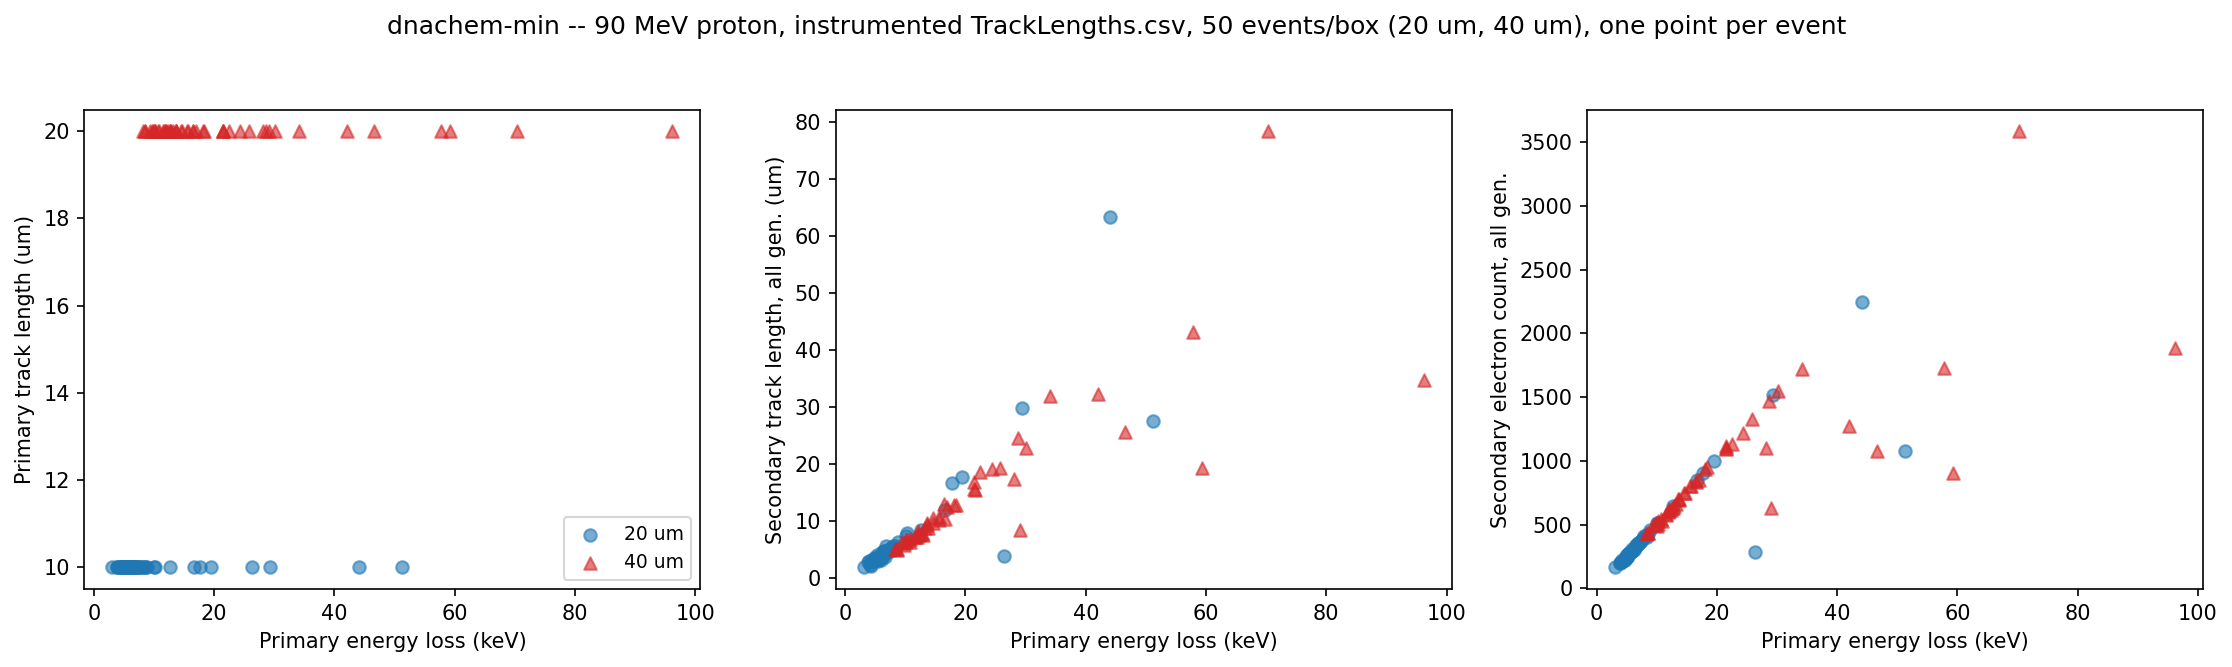

Reproduce this figure in Python.
"""Instrumented primary/secondary track length vs. primary energy loss,
90 MeV proton, 20x20x20 um^3 vs. 40x40x40 um^3 box.

Usage: python track_length_vs_energy_loss.py

Unlike track_length_let.py (a path-length/energy PROXY derived from
PreChemical dumps, written before the TrackLengths scorer existed), this
script reads the real per-event scorer output directly: TrackLengths.csv
(primaryLength_nm from G4Track::GetTrackLength(), primaryEkin0_keV/
primaryEkinEnd_keV from TrackingAction -- see CLAUDE.md's TrackLengthTable/
TrackingAction entries). Energy loss per event is
primaryEkin0_keV - primaryEkinEnd_keV.

Data: <G4_DATA_OUTPUT>/261010_Farokhi2023_proton_{20,40}um_tracklen/o2_0pct
(50 events/box, 8 threads, same macros as plot_gvalues.py's proton box-size
check). Only o2_0pct is read per box size: all 4 O2 levels of a batch share
the same RNG seed and O2 only acts in the chemistry stage, downstream of the
physical-stage track/energy-loss quantities here -- verified bit-identical
across O2 for TrackLengths.csv (same convention as physical_stage_counts.md).
Pooling the 4 O2 directories would just quadruple-count the same 50 events.

Writes, next to this script:
  - track_length_vs_energy_loss.png: 3 panels (primary length, secondary
    all-generation length, secondary count, all vs. primary energy loss),
    one point per event, 20 um and 40 um overlaid.
  - track_length_vs_energy_loss.md: mean +/- SEM per box size, and the
    instrumented LET (energy loss / primary length) compared against the
    track_length_let.py PROXY numbers for the same two box sizes.

Caveats:
  - 50 events/box is enough to see the energy-loss/secondary-yield trend
    clearly but not enough for a tight per-bin fit; this is exploratory, not
    a stopping-power measurement.
  - The primary's path length to escape is fixed by the box geometry (it
    starts at the box center and exits radially), so its spread across
    events is almost entirely multiple-scattering straggling, not a free
    variable -- the real per-event variable here is energy loss and the
    secondary yield it produces, not the primary length itself.
"""

import csv
import math
import os
from pathlib import Path

import matplotlib

matplotlib.use("Agg")
import matplotlib.pyplot as plt

G4_DATA_OUTPUT = Path(os.environ.get("G4_DATA_OUTPUT", r"D:\DATA\Geant4"))
BOX_DIRS = {
    "20 um": G4_DATA_OUTPUT / "261010_Farokhi2023_proton_20um_tracklen" / "o2_0pct",
    "40 um": G4_DATA_OUTPUT / "261010_Farokhi2023_proton_40um_tracklen" / "o2_0pct",
}
BOX_COLORS = {"20 um": "tab:blue", "40 um": "tab:red"}
BOX_MARKERS = {"20 um": "o", "40 um": "^"}


def load_track_lengths(run_dir):
    """Return list of dicts, one per event, from TrackLengths.csv."""
    rows = []
    with open(run_dir / "TrackLengths.csv", newline="", encoding="utf-8") as f:
        reader = csv.DictReader(f)
        for row in reader:
            rows.append(
                {
                    "energy_loss_keV": float(row["primaryEkin0_keV"]) - float(row["primaryEkinEnd_keV"]),
                    "primary_length_um": float(row["primaryLength_nm"]) / 1000.0,
                    "secondary_all_um": float(row["secondaryAll_nm"]) / 1000.0,
                    "n_secondary_all": int(row["nSecondaryAll"]),
                }
            )
    return rows


def mean_sem(values):
    n = len(values)
    mean = sum(values) / n
    if n > 1:
        var = sum((v - mean) ** 2 for v in values) / (n - 1)
        sem = math.sqrt(var / n)
    else:
        sem = float("nan")
    return mean, sem


def plot_panels(out_path, data_by_box):
    fig, axes = plt.subplots(1, 3, figsize=(15, 4.5))
    panels = [
        ("primary_length_um", "Primary track length (um)"),
        ("secondary_all_um", "Secondary track length, all gen. (um)"),
        ("n_secondary_all", "Secondary electron count, all gen."),
    ]
    for ax, (key, ylabel) in zip(axes, panels):
        for box_label, rows in data_by_box.items():
            x = [r["energy_loss_keV"] for r in rows]
            y = [r[key] for r in rows]
            ax.scatter(x, y, color=BOX_COLORS[box_label], marker=BOX_MARKERS[box_label],
                       alpha=0.6, label=box_label)
        ax.set_xlabel("Primary energy loss (keV)")
        ax.set_ylabel(ylabel)
    axes[0].legend(loc="best", fontsize=9)
    fig.suptitle(
        "dnachem-min -- 90 MeV proton, instrumented TrackLengths.csv, "
        "50 events/box (20 um, 40 um), one point per event")
    fig.tight_layout(rect=(0, 0, 1, 0.94))
    fig.savefig(out_path, dpi=150, bbox_inches="tight")
    plt.close(fig)


def write_summary(out_path, data_by_box):
    lines = [
        "# Instrumented track length vs. energy loss (90 MeV proton)",
        "",
        "Real TrackLengths.csv data (not the PreChemical-dump proxy in track_length_let.md),"
        " 50 events/box, o2_0pct representative (bit-identical across O2 at the physical stage).",
        "",
        "| Box | Energy loss, mean +/- SEM (median) (keV) | Primary length (um) |"
        " Instrumented LET from mean (keV/um) | Secondary length, all gen. (um) |"
        " Secondary count, all gen. |",
        "|---|---|---|---|---|---|",
    ]
    for box_label, rows in data_by_box.items():
        e_vals = [r["energy_loss_keV"] for r in rows]
        e_mean, e_sem = mean_sem(e_vals)
        e_median = sorted(e_vals)[len(e_vals) // 2]
        l_mean, l_sem = mean_sem([r["primary_length_um"] for r in rows])
        let_mean, let_sem = e_mean / l_mean, (e_sem / l_mean if l_mean else float("nan"))
        s_mean, s_sem = mean_sem([r["secondary_all_um"] for r in rows])
        n_mean, n_sem = mean_sem([r["n_secondary_all"] for r in rows])
        n = len(rows)
        lines.append(
            f"| {box_label} | {e_mean:.3f} +/- {e_sem:.3f} ({e_median:.3f}) (n={n}) | "
            f"{l_mean:.4f} +/- {l_sem:.4f} | {let_mean:.4f} +/- {let_sem:.4f} | "
            f"{s_mean:.2f} +/- {s_sem:.2f} | {n_mean:.1f} +/- {n_sem:.1f} |"
        )
    lines += [
        "",
        "## Compare against the path-length/LET proxy (track_length_let.md) and NIST PSTAR",
        "",
        "The proxy (10 um box, PreChemical dumps, 16 events) gave "
        "0.1855 +/- 0.01308 keV/um; the proxy (20 um box, 24 events) gave "
        "0.1747 +/- 0.007077 keV/um -- both close to the ~0.57 keV/um NIST-PSTAR-based "
        "figure already cited in the proton macros' own header comments. The instrumented "
        "LET above (0.95, 1.08 keV/um) is higher than both by roughly 1.7-1.9x relative to "
        "the ~0.57 keV/um reference, not just 'somewhat' higher as the proxy's exclusion of "
        "secondary-electron kinetic energy alone would predict.",
        "",
        "The per-event relative spread is large (sample std dev is close to the mean itself "
        "at both box sizes -- e.g. 20 um: std dev ~9.5 keV on a 9.5 keV mean), i.e. a few "
        "high-energy-loss events are pulling the mean well above the typical/modal value -- "
        "consistent with occasional larger-angle, larger-energy-transfer collisions "
        "(delta-ray straggling) rather than a uniform per-event loss. At n=50/box this is "
        "not yet distinguishing a real effect from a mean dominated by a handful of outlier "
        "events; a larger n and/or reporting the median alongside the mean would clarify "
        "which is going on before drawing a physics conclusion from the absolute LET value.",
        "",
    ]
    out_path.write_text("\n".join(lines), encoding="utf-8")


def main():
    out_dir = Path(__file__).resolve().parent
    data_by_box = {label: load_track_lengths(path) for label, path in BOX_DIRS.items()}

    plot_panels(out_dir / "track_length_vs_energy_loss.png", data_by_box)
    write_summary(out_dir / "track_length_vs_energy_loss.md", data_by_box)

    print(f"Wrote {out_dir / 'track_length_vs_energy_loss.png'}")
    print(f"Wrote {out_dir / 'track_length_vs_energy_loss.md'}")


if __name__ == "__main__":
    main()
